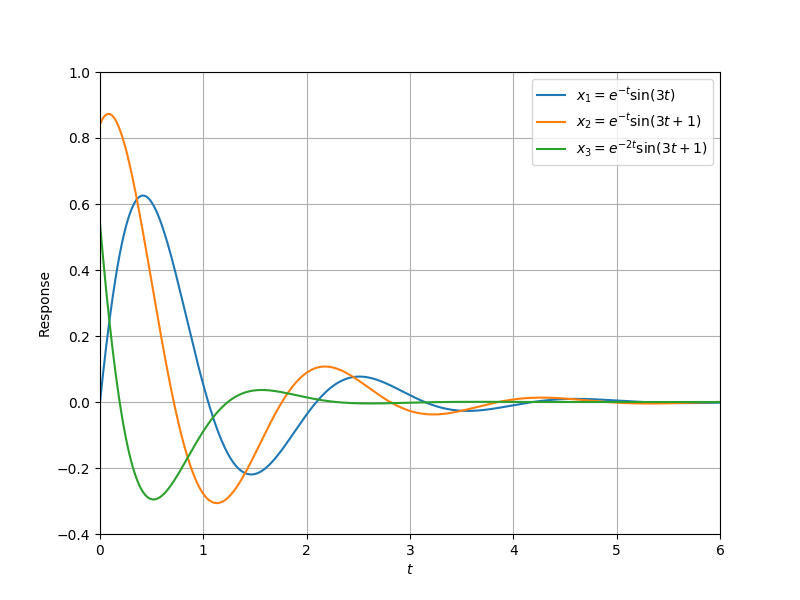

Python code for this plot:
import numpy
from matplotlib import pyplot

t = numpy.linspace(0, 10, 1000)  # equally spaced 1000 points from 0 to 10
x1 = numpy.exp(-t) * numpy.sin(3 * t)
x2 = numpy.exp(-t) * numpy.sin(3 * t + 1)
x3 = numpy.exp(-2 * t) * numpy.cos(3 * t + 1)
pyplot.figure(figsize=(8, 6))
pyplot.plot(t, x1, label=r'$x_1=e^{-t}\sin(3t)$')
pyplot.plot(t, x2, label=r'$x_2=e^{-t}\sin(3t+1)$')
pyplot.plot(t, x3, label=r'$x_3=e^{-2t}\sin(3t+1)$')
pyplot.xlabel(r'$t$')
pyplot.ylabel('Response')
pyplot.xlim(0, 6)
pyplot.ylim(-0.4, 1)
pyplot.grid(True)
pyplot.legend()
pyplot.savefig('Matplotlib_2.png')
pyplot.show()
